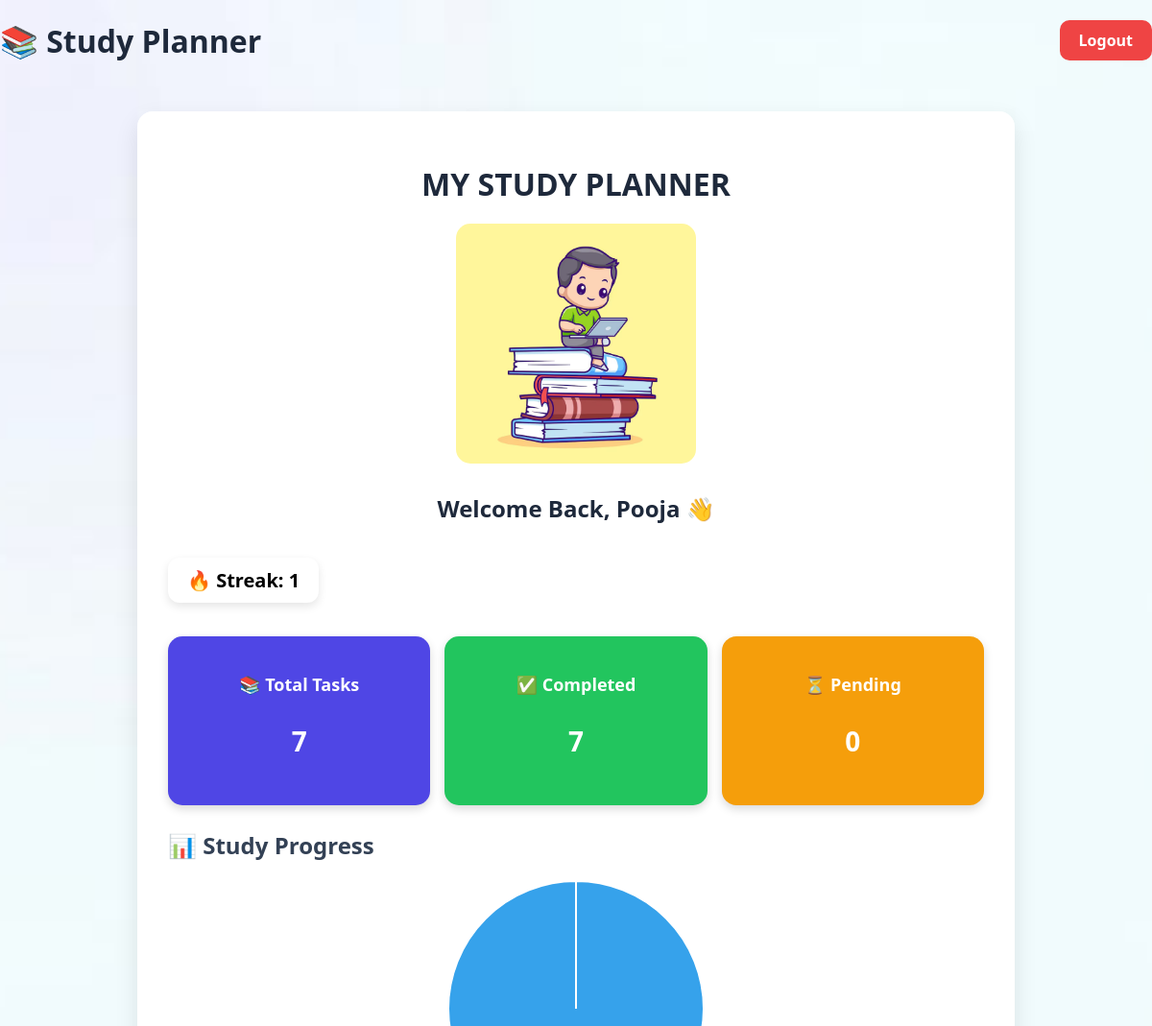
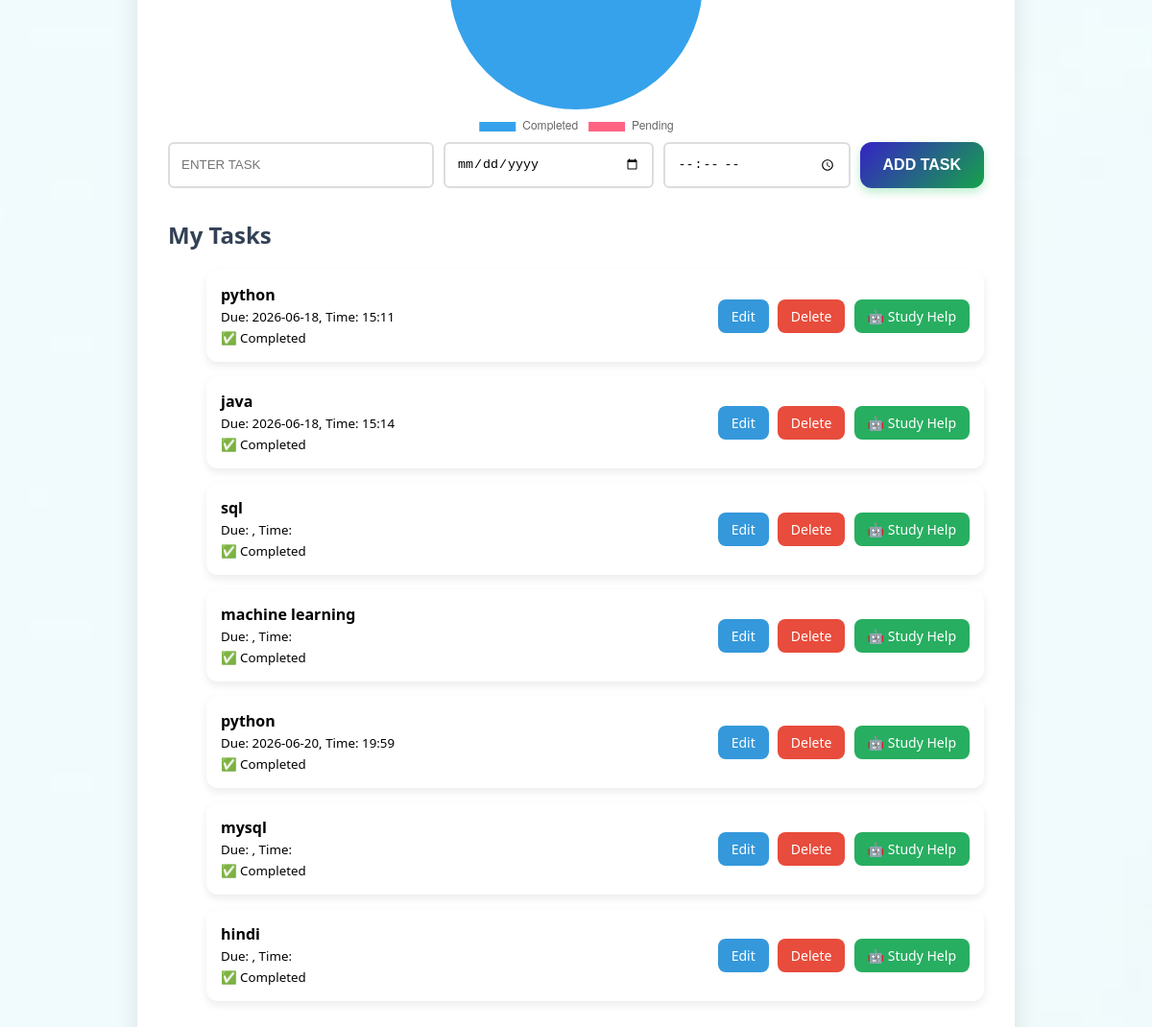
/home (signed in), run on the app's committed database (2 pictures, top to bottom).
### tables this page shows
CREATE TABLE tasks (
    id INTEGER PRIMARY KEY AUTOINCREMENT,
    task TEXT NOT NULL
, completed INTEGER DEFAULT 0, due_date TEXT, due_time TEXT, username TEXT);

### app.py (the view, shortened to what this page needs)
@app.route("/home", methods=["GET", "POST"])
def home():
    if "username" not in session:
        return redirect("/login")
    conn = sqlite3.connect("tasks.db")
    cursor = conn.cursor()
    cursor.execute("""
SELECT * FROM tasks
WHERE username = ?
""", (session["username"],))
    tasks = cursor.fetchall()
    conn.close()
    total_tasks = len(tasks)
    completed_tasks = 0
    for task in tasks:
        if task[2] == 1:
            completed_tasks += 1
    pending_tasks = total_tasks - completed_tasks
    cursor = sqlite3.connect("tasks.db").cursor()
    cursor.execute("""
SELECT streak
FROM streaks
WHERE username = ?
""", (session["username"],))
    row = cursor.fetchone()
    current_streak = row[0] if row else 0
    return render_template(
    "index.html",
    tasks=tasks,
    total_tasks=total_tasks,
    completed_tasks=completed_tasks,
    pending_tasks=pending_tasks,
    current_streak=current_streak
)

### templates/index.html (shortened to what this page needs)
<!DOCTYPE html>
<html lang="en">
<head>
    <link rel="stylesheet" href="{{ url_for('static', filename='style.css') }}">
</head>
<body>
<div class="top-bar">
    <h1>📚 Study Planner</h1>
    <a href="/logout" class="logout-btn">
        Logout
    </a>
</div>
    <main class="container">
        <h1>MY STUDY PLANNER</h1>
        <div class="logo-container">
    <img src="{{ url_for('static', filename='STUDY PLANNER.avif') }}"
         alt="Study Planner Logo"
         class="planner-logo">
</div>
        <h2 class="welcome-text">
    Welcome Back, {{ session['username'] }} 👋
</h2>
        <div class="streak-box">
    🔥 Streak: {{ current_streak }}
</div>
        <section class="dashboard">
    <div class="stat-card total-card">
        <h3>📚 Total Tasks</h3>
        <p>{{ total_tasks }}</p>
    </div>
    <div class="stat-card completed-card">
        <h3>✅ Completed</h3>
        <p>{{ completed_tasks }}</p>
    </div>
    <div class="stat-card pending-card">
        <h3>⏳ Pending</h3>
        <p>{{ pending_tasks }}</p>
    </div>
</section>
        <h2>📊 Study Progress</h2>
<div style="width:300px; height:300px; margin:auto;">
    <canvas id="taskChart"></canvas>
</div>
        <section class="input-section">
            <form method="POST">
                <input type="text" name="task" placeholder="ENTER TASK" required>
<input type="date" name="due_date">
<input type="time" name="due_time">
                <button type="submit">ADD TASK</button>
            </form>
        </section>
        <section class="task-list">
            <h2>My Tasks</h2>
            <ul>
                {% for task in tasks %}
                <li>
                    <span class="task-text">
    <strong>{{ task[1] }}</strong>
    <br>
    <small>
         Due: {{ task[3] }},
        Time: {{ task[4] }}
    </small>
    <br>
    <small>
        {{ '✅ Completed' if task[2] == 1 else '❌ Pending' }}
    </small>
</span>
                    <div class="task-actions">
                        <a class="task-btn edit" href="/edit/{{ task[0] }}">Edit</a>
                        <a class="task-btn delete" href="/delete/{{ task[0] }}">Delete</a>
                        <a class="task-btn study_help" href="/study_help/{{ task[0] }}">🤖 Study Help</a>
                    </div>
                </li>
                {% endfor %}
            </ul>
        </section>
    </main>
<script>
const ctx = document.getElementById('taskChart');
new Chart(ctx, {
    type: 'pie',
    data: {
        labels: ['Completed', 'Pending'],
        datasets: [{
            data: [
                {{ completed_tasks }},
                {{ pending_tasks }}
            ]
        }]
    },
    options: {
        responsive: true,
        plugins: {
            legend: {
                position: 'bottom'
            }
        }
    }
});
</script>
</body>
</html>

### static/style.css (style rules this page uses)
:root { --primary-color: #27ae60; --primary-hover: #219150; --danger-color: #e74c3c; --bg-overlay: rgba(255, 255, 255, 0.95); --text-color: #333; }
body { margin: 0; padding: 0; font-family: 'Segoe UI', system-ui, sans-serif; background: url("study2 back ground.jpeg") no-repeat center center fixed; background-size: cover; min-height: 100vh; }
.container { background: var(--bg-overlay); width: 95%; max-width: 850px; padding: 2rem; margin: 2rem auto; border-radius: 16px; box-shadow: 0 10px 25px rgba(0,0,0,0.1); }
.streak-box { display:inline-block; background:white; padding:10px 20px; border-radius:12px; font-size:20px; font-weight:bold; margin:15px 0; box-shadow:0 4px 10px rgba(0,0,0,0.1); }
.dashboard { display:flex; justify-content:space-between; gap:15px; margin:20px 0; }
.stat-card { flex:1; text-align:center; padding:20px; border-radius:15px; color:white; box-shadow:0 4px 10px rgba(0,0,0,0.15); }
.stat-card h3 { margin-bottom:10px; font-size:18px; }
.stat-card p { font-size:28px; font-weight:bold; }
.total-card { background:#4F46E5; }
.completed-card { background:#22C55E; }
.pending-card { background:#F59E0B; }
.input-section form { display: flex; gap: 10px; margin-bottom: 2rem; }
input { flex-grow: 1; padding: 12px; border: 2px solid #ddd; border-radius: 6px; outline: none; }
li { background:white; padding:15px; margin-bottom:15px; border-radius:12px; display:flex; justify-content:space-between; align-items:center; box-shadow:0 4px 8px rgba(0,0,0,0.08); }
.task-btn { padding:8px 14px; border-radius:8px; text-decoration:none; color:rgb(255, 255, 255); font-size:14px; margin-left:5px; font-weight:500; }
.task-btn.edit { background-color: #3498db; }
.task-btn.delete { background-color: var(--danger-color); }
.task-btn.study_help { background-color: var(--primary-color); }
.top-bar { display:flex; justify-content:space-between; align-items:center; margin-bottom:20px; }
.logout-btn { background:#ef4444; color:white; text-decoration:none; padding:10px 20px; border-radius:10px; font-weight:bold; }
h1 { color:#1e293b; text-align:center; margin-bottom:20px; }
h2 { color:#334155; margin-top:25px; }
.welcome-text { text-align:center; font-size:24px; font-weight:600; color:#1e293b; margin-bottom:20px; }
.logo-container { text-align:center; }
.planner-logo { width:250px; border-radius:15px; }
.input-section button { background:linear-gradient(135deg,#3522c5,#16a34a); color:white; border:none; padding:12px 24px; border-radius:12px; font-size:16px; font-weight:600; cursor:pointer; box-shadow:0 4px 10px rgba(34,197,94,0.3); transition:all 0.3s ease; }

### data on the page
tasks: task "python", due_date "2026-06-18", due_time "15:11", completed "✅ Completed"
tasks: task "java", due_date "2026-06-18", due_time "15:14", completed "✅ Completed"
tasks: task "sql", completed "✅ Completed"
tasks: task "machine learning", completed "✅ Completed"
tasks: task "python", due_date "2026-06-20", due_time "19:59", completed "✅ Completed"
tasks: task "mysql", completed "✅ Completed"
tasks: task "hindi", completed "✅ Completed"

### other printed values
{{ session['username'] }} "Pooja"
{{ current_streak }} "1"
{{ total_tasks }} "7"
{{ completed_tasks }} "7"
{{ pending_tasks }} "0"
chart data {{ pending_tasks }} 0
